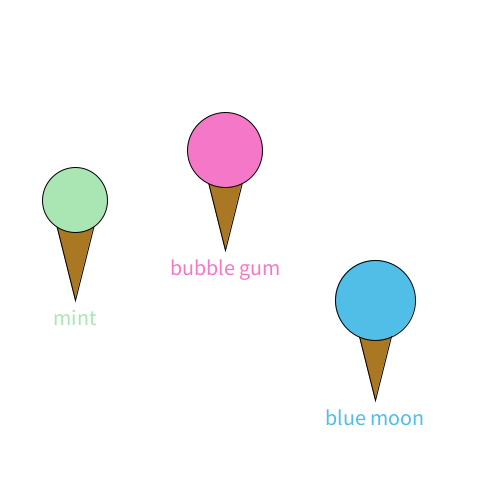
Frame 1 (no input)
Frame 60 (the mouse pressed at the canvas centre just before this capture): identical to frame 1, image omitted
Frame 120 (the mouse held since frame 60 and released just before this capture): identical to frame 1, image omitted

The Processing sketch that drew this single still picture (run headless with seeded random() and noise(); from frame 60 on, the mouse is pressed at the canvas centre):

// Processing sketch: iceCreamFunction
// ── iceCreamFunction.pde
//From demo on functions
//Creating user-defined function for drawing ice cream cones


void setup() {
  size (500, 500);
}

void draw() {
  background (255);
  //call up the icecream function with different arguments
  icecream(50, 200, 65, 170, 230, 180, "mint"); //mint flavor
  icecream(200, 150, 75, 245, 120, 200, "bubble gum"); //bubble gum flavor
  icecream(350, 300, 80, 80, 190, 230, "blue moon");  //blue moon flavor
}


void icecream(int x, int y, int diameter, int r, int g, int b, String flavor) {  
  fill(170, 120, 35); //brown cone color 
  triangle(x, y, x+50, y, x+25, y+100);
  fill (r, g, b); //customized ice cream color
  ellipse(x+25, y, diameter, diameter);
  textAlign(CENTER);
  textSize(22);
  text(flavor, x+25, y+125);
}
